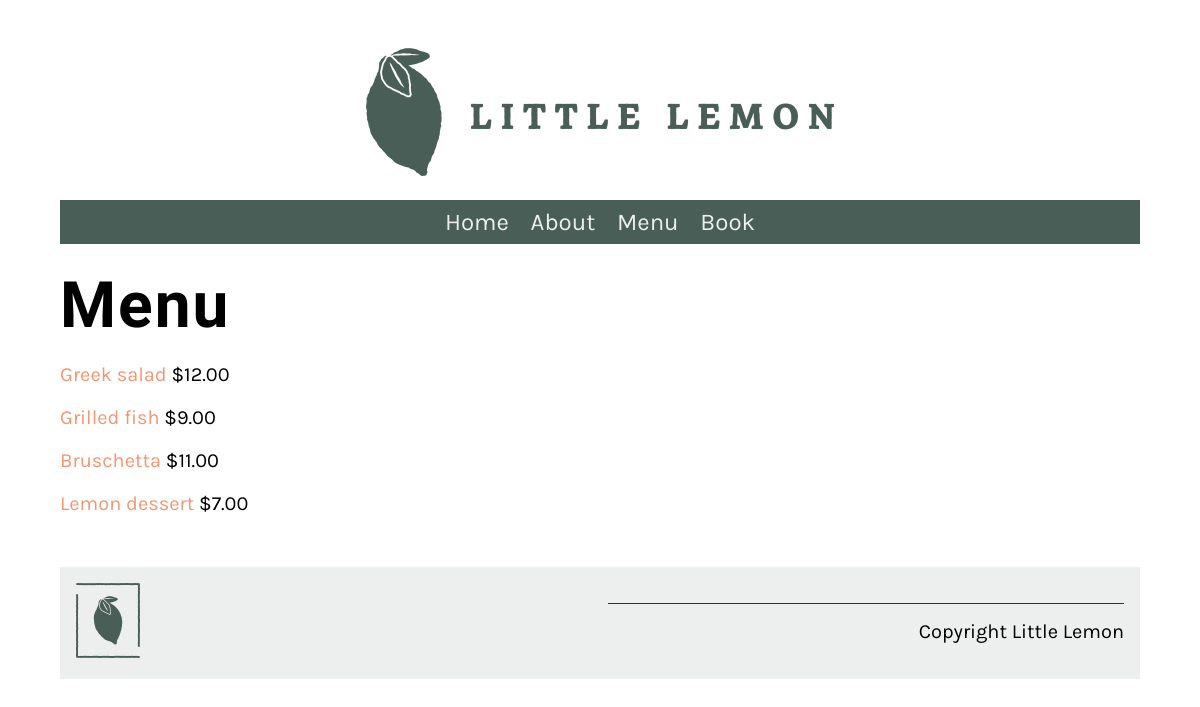
/menu/, run on an earlier commit of the app's database.
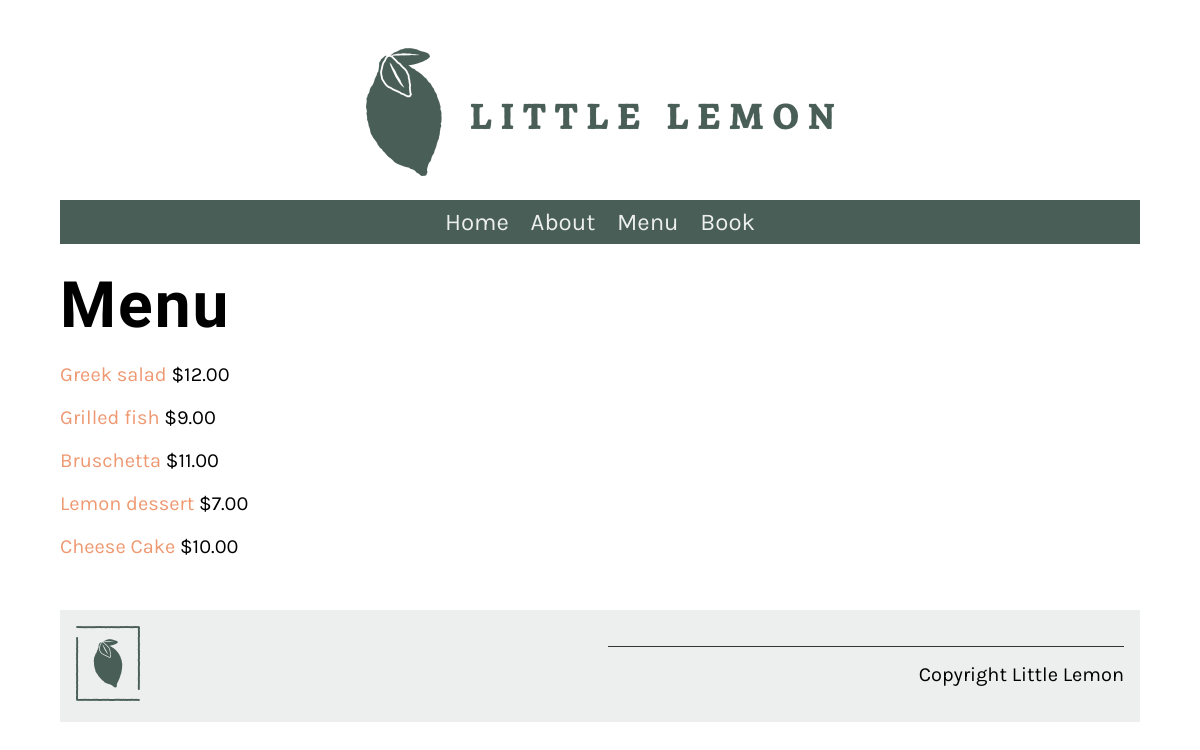
And on a later commit of the database.
### app/models.py (models this page shows, shortened)
class Menu(models.Model):
    name = models.CharField(max_length=50)
    price = models.IntegerField()
    description = models.CharField(max_length=1000,default="African Dish")

### app/views.py (the view)
# urls.py: path("menu/",views.menu,name="menu"),
def menu(request):
    menu_items = Menu.objects.all()
    menu_items_dict = {"menu_items":menu_items}
    return render(request,"menu.html",menu_items_dict)

### templates/menu.html (shortened to what this page needs)
{% extends "base.html" %}
{% load static % }
{% block content %}
<h1>Menu</h1>
<div class="column">
    {% for item in menu_items %}
    <p>
        <a href="{% url 'menu_item' pk=item.pk %}">
            {{ item.name }}
        </a>
        <span class="menu_price">
            ${{ item.price }}.00
        </span>
    </p>
    {% endfor %}
</div>

What changed in the data, as far as the page shows it:
added Menu: name "Cheese Cake", price "10"
